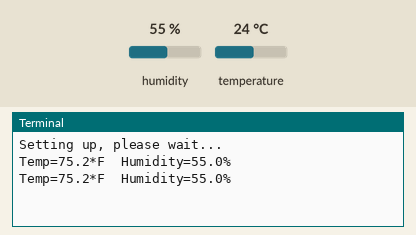
Recording of a program running on a simulated Raspberry Pi (BCM pin numbers). Shown: the last lines printed to the terminal. The test bench sets the inputs (shaded band); at power-on: humidity 55 %, temperature 24 °C.

Above: at 1.2 s.
1.3 s: humidity set to 22 %
At 2.0 s:
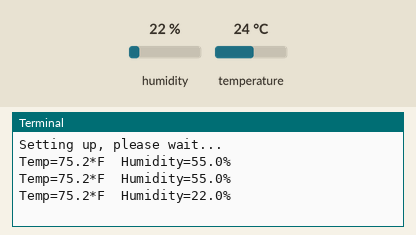
2.8 s: temperature set to 12 °C
At 3.6 s:
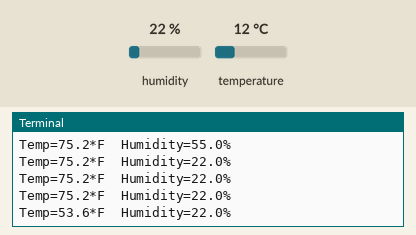
4.3 s: humidity set to 40 %
At 4.3 s:
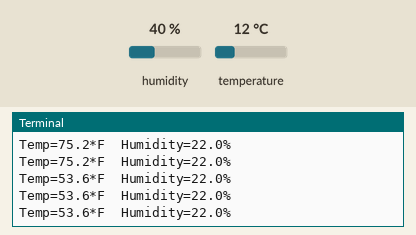
Timing chart, 0 to 7.3 s (numbered marks = the images above; inputs shaded):
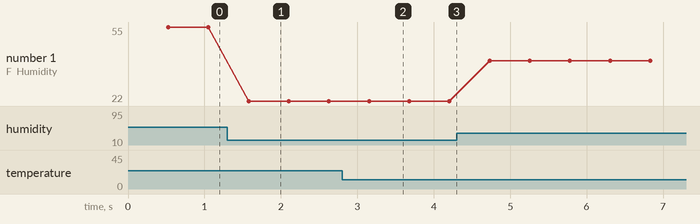

The program:

28_humiture.py
```python
#!/usr/bin/env python
import Adafruit_DHT as DHT
import RPi.GPIO as GPIO

Sensor = 11
humiture = 17
def setup():
	print 'Setting up, please wait...'

def loop():
	while True:
		humidity, temperature = DHT.read_retry(Sensor, humiture)

		temperature = temperature * 9/5.0 + 32

		if humidity is not None and temperature is not None:
			print 'Temp={0:0.1f}*F  Humidity={1:0.1f}%'.format(temperature, humidity)
		else:
			print 'Failed to get reading. Try again!'

def destroy():
	GPIO.cleanup()

if __name__ == "__main__":
	setup()
	try:
		loop()
	except KeyboardInterrupt:
		destroy()
```

Measured:
- after the input at 1.3 s, the terminal: prints a new line after 0.28 s (image 1)
- after the input at 2.8 s, the terminal: prints a new line after 0.35 s (image 2)
- plotted number 1: 55 → 22 after the input at 1.3 s, 22 → 40 after the input at 4.3 s
